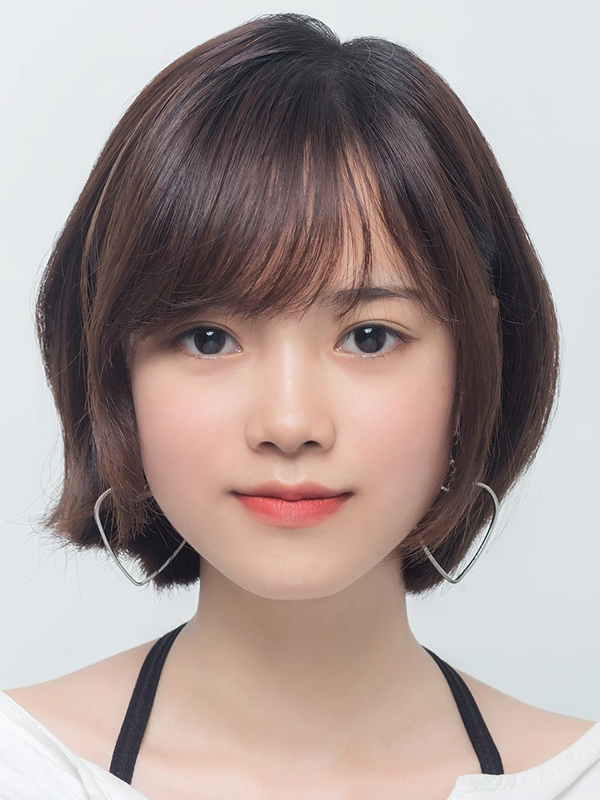
#> input picture tuan01/image/13.jpg, 600 x 800 px
$ python calculate_histogram_lib_2.py
#> lines starting #> are read from the running program, lines starting #| are printed output that depends on the picture
import cv2
import numpy as np
from matplotlib import pyplot as plt

image = cv2.imread('../../image/13.jpg')
#> image is the input picture: shape (800, 600, 3); mean B, G, R 150.3, 153.6, 168.1

vals = image.mean(axis=2).flatten()
# plot histogram with 255 bins
b, bins, patches = plt.hist(vals, 255)
#> b = 255 values, max 16358 at index 233, min 0 at index 1, mean 1882.4; bins = 256 values from 4.67 to 254.3; patches = 255 items
plt.xlim([0,255])
plt.show()
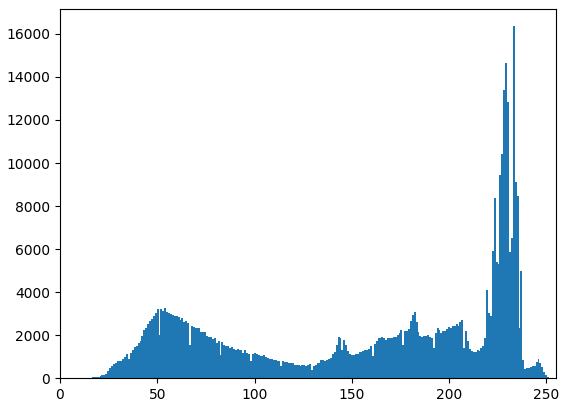
#> figure drawn by matplotlib, 1 panel; tallest bar 16358 high, from x = 232.8 to 233.8
